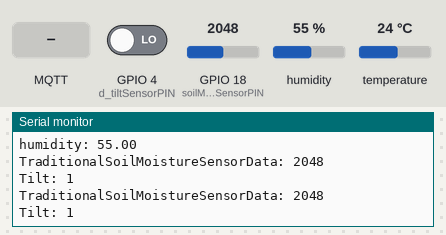
Recording of a sketch running on a simulated ESP32. Shown: the last lines printed to the serial monitor. Inputs (shaded band) come from the test bench; at power-on: humidity 55 %, GPIO 18 (soilMositureSensorPIN) = 2048, GPIO 4 (d_tiltSensorPIN) LOW, temperature 24 °C. WiFi joins after 1.5 s; servers stay silent unless stated; no MQTT or app messages arrive unless stated.

Above: at 2.7 s.
2.8 s: MQTT message "1" arrives on the first subscribed topic
At 9.7 s:
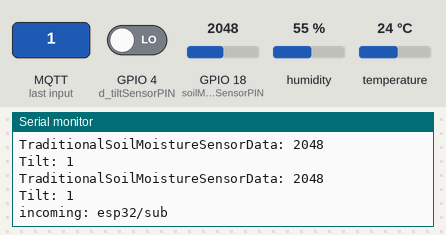
10.0 s: humidity set to 22 %
13.5 s: GPIO 18 (soilMositureSensorPIN) set to 2866
At 14.0 s:
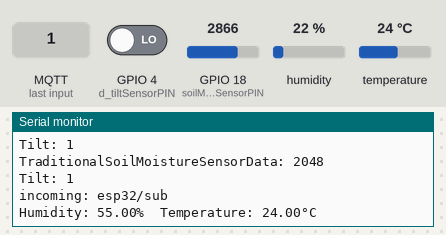
17.0 s: GPIO 4 (d_tiltSensorPIN) driven HIGH
20.5 s: temperature set to 12 °C
At 22.0 s:
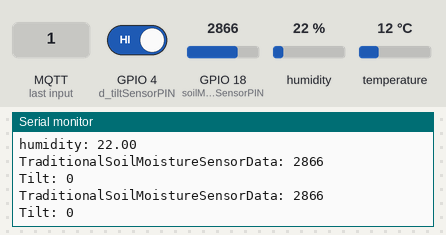
24.0 s: GPIO 18 (soilMositureSensorPIN) set to 3603
At 27.3 s:
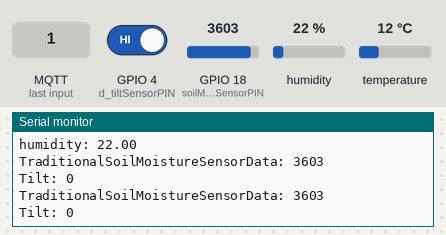
Timing chart, 0 to 28.5 s (numbered marks = the images above; inputs shaded):
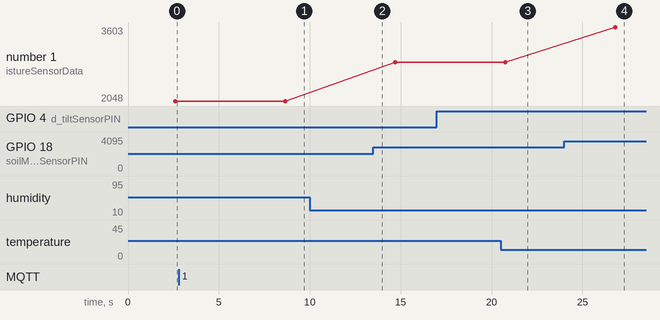

The sketch:

esp32.ino
```cpp
#include "secrets.h"
#include <WiFiClientSecure.h>
#include <PubSubClient.h>
#include <ArduinoJson.h>
#include "WiFi.h"
#include <DHT11.h>

DHT11 dht11(22);
#define d_tiltSensorPIN 4
#define d_sim808_relay_pin 5  // for no circuits in relay this should have 1 at all time. So it is recommented to set this at 1 at initialisation.
#define d_sim808_startup_PIN 7
#define d_led_PIN 2

#define soilMositureSensorPIN 18
// #define TdsSensorPin A1
// #define Turbidity_Sensor_Pin A2
// #define pH_Sensor_Pin A3
#define capacitiveSoilMositureSensor 19
void (*resetFunc)(void) = 0;

#define AWS_IOT_PUBLISH_TOPIC   "esp32/pub"
#define AWS_IOT_SUBSCRIBE_TOPIC "esp32/sub"

bool readDHT11Data(float& temperature, float& humidity) {
  temperature = dht11.readTemperature();


    // If using ESP32 or ESP8266 (xtensa architecture), uncomment the delay below.
    // This ensures stable readings when calling methods consecutively.
    // delay(50);

     humidity = dht11.readHumidity();


  Serial.print("temperature: ");
  Serial.println(temperature);

  Serial.print("humidity: ");
  Serial.println(humidity);

  return true;
}

///////////////////////////////////////
///////// SENSOR  FUNCTIONS ///////////
///////////////////////////////////////

bool readTiltSensorData(float& value) {
  int read = digitalRead(d_tiltSensorPIN);
  if (read == HIGH) {
    value = 1.0;
  }

  if (read == LOW) {
    value = 0.0;
  }
  Serial.print("Tilt: ");
  Serial.println(!value);
  return true;
}

// bool readCapacitiveSoilMoistureSensorData(float& value) {
//   int val = analogRead(capacitiveSoilMositureSensor);
//   value = (float)val;
//   Serial.print("CapacitiveSoilMoistureSensorData: ");
//   Serial.println(value);
//   return true;
// }

bool readTraditionalSoilMoistureSensorData(float& value) {
  int val = analogRead(soilMositureSensorPIN);
  value = (float)val;
  Serial.print("TraditionalSoilMoistureSensorData: ");
  Serial.println(val);
  return true;
}

// bool readpHData(float& ph_act) {
//   float calibration_value = 21.34;
//   int phval = 0;
//   unsigned long int avgval;
//   int buffer_arr[10], temp;

//   for (int i = 0; i < 10; i++) {
//     buffer_arr[i] = analogRead(pH_Sensor_Pin);
//     delay(30);
//   }
//   for (int i = 0; i < 9; i++) {
//     for (int j = i + 1; j < 10; j++) {
//       if (buffer_arr[i] > buffer_arr[j]) {
//         temp = buffer_arr[i];
//         buffer_arr[i] = buffer_arr[j];
//         buffer_arr[j] = temp;
//       }
//     }
//   }
//   avgval = 0;
//   for (int i = 2; i < 8; i++)
//     avgval += buffer_arr[i];
//   float volt = (float)avgval * 5.0 / 1024 / 6;
//   ph_act = -5.70 * volt + calibration_value;

//   Serial.print("pH: ");
//   Serial.println(ph_act);

//   return true;
// }

// bool readTurbidityData(float& ntu) {
//   float Turbidity_Sensor_Voltage = 0;
//   int samples = 600;
//   for (int i = 0; i < samples; i++) {
//     Turbidity_Sensor_Voltage += ((float)analogRead(Turbidity_Sensor_Pin) / 1023) * 5;
//   }

//   Turbidity_Sensor_Voltage = Turbidity_Sensor_Voltage / samples;
//   Turbidity_Sensor_Voltage = round_to_dp(Turbidity_Sensor_Voltage, 2);
//   if (Turbidity_Sensor_Voltage < 2.5) {
//     ntu = 3000;
//   } else {
//     ntu = -1120.4 * square(Turbidity_Sensor_Voltage) + 5742.3 * Turbidity_Sensor_Voltage - 4352.9;
//   }

//   Serial.print("turbidity: ");
//   Serial.println(ntu);

//   return true;
// }

// float round_to_dp(float in_value, int decimal_place) {
//   float multiplier = powf(10.0f, decimal_place);
//   in_value = roundf(in_value * multiplier) / multiplier;
//   return in_value;
// }

// bool readTDSData(float& tdsValue) {
//   gravityTds.update();
//   tdsValue = gravityTds.getTdsValue();

//   Serial.print("tds: ");
//   Serial.println(tdsValue);

//   return true;
// }

WiFiClientSecure net = WiFiClientSecure();
PubSubClient client(net);

void connectAWS()
{
  WiFi.mode(WIFI_STA);
  WiFi.begin(WIFI_SSID, WIFI_PASSWORD);

  Serial.println("Connecting to Wi-Fi");

  while (WiFi.status() != WL_CONNECTED)
  {
    delay(500);
    Serial.print(".");
  }

  // Configure WiFiClientSecure to use the AWS IoT device credentials
  net.setCACert(AWS_CERT_CA);
  net.setCertificate(AWS_CERT_CRT);
  net.setPrivateKey(AWS_CERT_PRIVATE);

  // Connect to the MQTT broker on the AWS endpoint we defined earlier
  client.setServer(AWS_IOT_ENDPOINT, 8883);

  // Create a message handler
  client.setCallback(messageHandler);

  Serial.println("Connecting to AWS IOT");

  while (!client.connect(THINGNAME))
  {
    Serial.print(".");
    delay(100);
  }

  if (!client.connected())
  {
    Serial.println("AWS IoT Timeout!");
    return;
  }

  // Subscribe to a topic
  client.subscribe(AWS_IOT_SUBSCRIBE_TOPIC);

  Serial.println("AWS IoT Connected!");
}

// void publishMessage()
// {
//   StaticJsonDocument<200> doc;
//   doc["a"] = b;
//   doc["temperature"] = t;
//   char jsonBuffer[512];
//   serializeJson(doc, jsonBuffer); // print to client

//   client.publish(AWS_IOT_PUBLISH_TOPIC, jsonBuffer);
// }

void messageHandler(char* topic, byte* payload, unsigned int length)
{
  Serial.print("incoming: ");
  Serial.println(topic);

  StaticJsonDocument<200> doc;
  deserializeJson(doc, payload);
  const char* message = doc["message"];
  Serial.println(message);
}

void setup()
{
  Serial.begin(115200);
  connectAWS();
  // dht.begin();
}

void loop()
{

  StaticJsonDocument<200> doc;
 float temperature, humidity, tdsValue, ntu, ph_act, traditional_moisture_sensor_data, capacitive_soil_moisture_sensor_data, tilt;
// float traditional_moisture_sensor_data, capacitive_soil_moisture_sensor_data, tilt;

if (readDHT11Data(temperature, humidity) && readTraditionalSoilMoistureSensorData(traditional_moisture_sensor_data) && readTiltSensorData(tilt)) {
  if (readTraditionalSoilMoistureSensorData(traditional_moisture_sensor_data) && readTiltSensorData(tilt)) {
    // Update doc directly
    doc["temperature"] = temperature;
    doc["humidity"] = humidity;
    // doc["capacitive_soil_moisture_sensor_data"] = ;
    doc["traditional_moisture_sensor_data"] = traditional_moisture_sensor_data;
    doc["tilt"] = tilt;
    char jsonBuffer[512];
  serializeJson(doc, jsonBuffer); // print to client

  client.publish(AWS_IOT_PUBLISH_TOPIC, jsonBuffer);
  client.loop();
  }
}


  delay(5000);
  Serial.print(F("Humidity: "));
  Serial.print(humidity);
  Serial.print(F("%  Temperature: "));
  Serial.print(temperature);
  Serial.println(F("°C "));


  // delay(1000);
}
```

Secrets.h
```cpp
#include <pgmspace.h>

#define SECRET
#define THINGNAME "esp"                      //change this

const char WIFI_SSID[] = "R";               //change this
const char WIFI_PASSWORD[] = "87654321";           //change this
const char AWS_IOT_ENDPOINT[] = "a1ts7xf6iea95v-ats.iot.eu-north-1.amazonaws.com";       //change this

// Amazon Root CA 1
static const char AWS_CERT_CA[] PROGMEM = R"EOF(
-----BEGIN CERTIFICATE-----
MIIDQTCCAimgAwIBAgITBmyfz5m/jAo54vB4ikPmljZbyjANBgkqhkiG9w0BAQsF
ADA5MQswCQYDVQQGEwJVUzEPMA0GA1UEChMGQW1hem9uMRkwFwYDVQQDExBBbWF6
b24gUm9vdCBDQSAxMB4XDTE1MDUyNjAwMDAwMFoXDTM4MDExNzAwMDAwMFowOTEL
MAkGA1UEBhMCVVMxDzANBgNVBAoTBkFtYXpvbjEZMBcGA1UEAxMQQW1hem9uIFJv
b3QgQ0EgMTCCASIwDQYJKoZIhvcNAQEBBQADggEPADCCAQoCggEBALJ4gHHKeNXj
ca9HgFB0fW7Y14h29Jlo91ghYPl0hAEvrAIthtOgQ3pOsqTQNroBvo3bSMgHFzZM
9O6II8c+6zf1tRn4SWiw3te5djgdYZ6k/oI2peVKVuRF4fn9tBb6dNqcmzU5L/qw
IFAGbHrQgLKm+a/sRxmPUDgH3KKHOVj4utWp+UhnMJbulHheb4mjUcAwhmahRWa6
VOujw5H5SNz/0egwLX0tdHA114gk957EWW67c4cX8jJGKLhD+rcdqsq08p8kDi1L
93FcXmn/6pUCyziKrlA4b9v7LWIbxcceVOF34GfID5yHI9Y/QCB/IIDEgEw+OyQm
jgSubJrIqg0CAwEAAaNCMEAwDwYDVR0TAQH/BAUwAwEB/zAOBgNVHQ8BAf8EBAMC
AYYwHQYDVR0OBBYEFIQYzIU07LwMlJQuCFmcx7IQTgoIMA0GCSqGSIb3DQEBCwUA
A4IBAQCY8jdaQZChGsV2USggNiMOruYou6r4lK5IpDB/G/wkjUu0yKGX9rbxenDI
U5PMCCjjmCXPI6T53iHTfIUJrU6adTrCC2qJeHZERxhlbI1Bjjt/msv0tadQ1wUs
N+gDS63pYaACbvXy8MWy7Vu33PqUXHeeE6V/Uq2V8viTO96LXFvKWlJbYK8U90vv
o/ufQJVtMVT8QtPHRh8jrdkPSHCa2XV4cdFyQzR1bldZwgJcJmApzyMZFo6IQ6XU
5MsI+yMRQ+hDKXJioaldXgjUkK642M4UwtBV8ob2xJNDd2ZhwLnoQdeXeGADbkpy
rqXRfboQnoZsG4q5WTP468SQvvG5
-----END CERTIFICATE-----
)EOF";

// Device Certificate                                               //change this
static const char AWS_CERT_CRT[] PROGMEM = R"KEY(
-----BEGIN CERTIFICATE-----
MIIDWjCCAkKgAwIBAgIVAP9EAwnWzKza13KKryj8HoVAkvX1MA0GCSqGSIb3DQEB
CwUAME0xSzBJBgNVBAsMQkFtYXpvbiBXZWIgU2VydmljZXMgTz1BbWF6b24uY29t
IEluYy4gTD1TZWF0dGxlIFNUPVdhc2hpbmd0b24gQz1VUzAeFw0yMzExMTgxMzA1
MDJaFw00OTEyMzEyMzU5NTlaMB4xHDAaBgNVBAMME0FXUyBJb1QgQ2VydGlmaWNh
dGUwggEiMA0GCSqGSIb3DQEBAQUAA4IBDwAwggEKAoIBAQDiTWdRrdiqO5UcsTZI
0Ebp5td0EkaiOQydrga64vySECapVQU8e8PTGktHAWXnkLdZDMPDMtUB5gOo20+f
VCMhAk3KOlErr2SSt8SyO0lBYq6ZkCNFggaqWrH4k9WvLK+9uNy0WMg3XH7lZhyE
l16fVdANHo7Hqxa1xQxfZCdfqzBXTpg3yx6W3ekLBer0KLz8ujf5JDWcL5As8FBH
O2+IE8HuRDyxZRy+z91RYUXzasV6zEnHqz9O0++0aThLT2WyB+YVj54zP012CGLz
BZ/P8YYKo6xoT+7bslPycyeaXwpnkPQTsB21pRbG94UHxTUxIZPKDOP8rB624bxZ
VN6fAgMBAAGjYDBeMB8GA1UdIwQYMBaAFAh8ICm6FIgIp0XoJpI+cKpy+LGnMB0G
A1UdDgQWBBQkxxmsBpPJS0sTYnFl2LH/M/cWZjAMBgNVHRMBAf8EAjAAMA4GA1Ud
DwEB/wQEAwIHgDANBgkqhkiG9w0BAQsFAAOCAQEAW1meqXG0/HHiunYzRVUGfY9a
grRGBs/enp9GkFTkqudOpbE6aHjajyi4B7EoeE58ykZntokBGWufEL13wqVPlJBY
+fjNmrMtszlOLRjlbgvGVCF4q/KL/y/t2t6sJgC/y2TKQb2B49upY6pOGcN0ASgR
k8Rb/Uh5Hb85DPBXB7W1Z+sXFZDM9SHZeZa9iDfNZ6a6hPsMoP1pxusLtgBYCqi7
sYe4LzqF0b8KUiDtLnMc38XZpcPinRla/7ECFsAcDWr0OljsVXTb9wBR30a+EiqI
w7GnKuEvfb1yJ/tTzr4i9QFBiBLa9NKKkwAG9c5ZJRqn2VvwjkkD8PiHLv8ayg==
-----END CERTIFICATE-----


)KEY";

// Device Private Key                                               //change this
static const char AWS_CERT_PRIVATE[] PROGMEM = R"KEY(
-----BEGIN RSA PRIVATE KEY-----
MIIEowIBAAKCAQEA4k1nUa3YqjuVHLE2SNBG6ebXdBJGojkMna4GuuL8khAmqVUF
PHvD0xpLRwFl55C3WQzDwzLVAeYDqNtPn1QjIQJNyjpRK69kkrfEsjtJQWKumZAj
RYIGqlqx+JPVryyvvbjctFjIN1x+5WYchJden1XQDR6Ox6sWtcUMX2QnX6swV06Y
N8selt3pCwXq9Ci8/Lo3+SQ1nC+QLPBQRztviBPB7kQ8sWUcvs/dUWFF82rFesxJ
x6s/TtPvtGk4S09lsgfmFY+eMz9Ndghi8wWfz/GGCqOsaE/u27JT8nMnml8KZ5D0
E7AdtaUWxveFB8U1MSGTygzj/KwetuG8WVTenwIDAQABAoIBAA+LratIu/eFvEqK
SeZamGR8/RP2JXADZ0B1sfSonx0RivZa5s8u2VbpGX65M9zibhXp8JC6LzPAL0Qs
PJ3/U6Jy3BEmTGkp1UjW4uYzeGbLdp8J7cJamkadkFg5H5a3BSONTWv+JVLYQcdU
amUZWOCtLmuYS8qfkCHQdXcgFCxYHxl1Z2xX/tUYVzQay7ALYqXPukUXJAMRhPxV
66d9GAHSvuK/OnQmYjwEWUqtzy/YRkgq0OrNFE4RreOUufJW7N0jJzCXe8rN7fAP
BNmumAecKdwpp1MDAheKb8RPGhc+nKl0Erh7GXzmLOcsRQVun9vT+ljcw5ZHZ0Gw
rADBEeECgYEA9DluYBdfcaWeUll2I7mUaMsCd11VHjP8tT/mspQlrxtGxtcmgG9/
7jnm8OSNhkBu2KmCuMU9T9qN50FbKhsj33ZyBGoKziLnSaPp0qnszqT5wRhz30kB
EG/89YHrT0umHVWPcdmdQGlzWGp5scAtRD/Yhkdec8dNqAmR/eLT9jkCgYEA7TbA
5OSE+EgRvVXlxJC5QDlQ8Da9LG9GwR463Eh64kN5lBUQBRQD+t0+JQC5Qgzb9eP9
a9erDscRYTLgtIKvuH8jdA0sFWvL3FusyOHAIE92mvZO/d+aF+98/+PM9+drBzlQ
T9Buaqkg7FgaaqrlxVv4hiCV2QFz/ARRIE0Lu5cCgYBJ0npcrXP6RFfBCK2/Sr9j
lcnfDuVFxe0jVHeFj2Z8scAJJsvKkumWtwXp1ww4go1/DG4pL+XCl4vBVW4bIi0L
xR/d2bf+a2qCRfvN4/Ni21drWNrdqZGayF8sTuM0CufhghVkEqWH7Ngi57x1UGPe
d3YZ0MTqNlpw6sOofMIZcQKBgFGd9i6LJekbOudPJ7hDJ0oermeIHfys6MZHdW8X
jRhOqQU3XgSxR1FIUDqBDjzYmdH3uNkjIlr6SVONIt1Y3cb4D6W9Zn6UUVcnP8L6
UZWMYb2do74b8jPsFbEhmwNs31lj8esURvlx6b8H7UboOBh4tYDIs2Yv5s0+Wv9n
IvNPAoGBAPKWZi+v/NeRAI0cwr/VDMOYSrqzZElVLgUtsaSNxOCfXMmuOea1sJGj
+i/+1+sd4skoPQejJMdkuY9tSga+JNdKh0E1tShRl67o/9Sw0H3pT4Lig0SFDBKj
3JURJZDdyinygdmkEHROotuB2VTvvj/zeHF6cSuBwmK/QixSXCIO
-----END RSA PRIVATE KEY-----


)KEY";
```

Measured:
- after the input at 2.8 s, the serial monitor: prints a new line after 5.9 s (image 1)
- after the input at 24.0 s, the serial monitor: prints a new line after 2.8 s (image 4)
- plotted number 1: 2048 → 2866 after the input at 13.5 s, 2866 → 3603 after the input at 24.0 s
